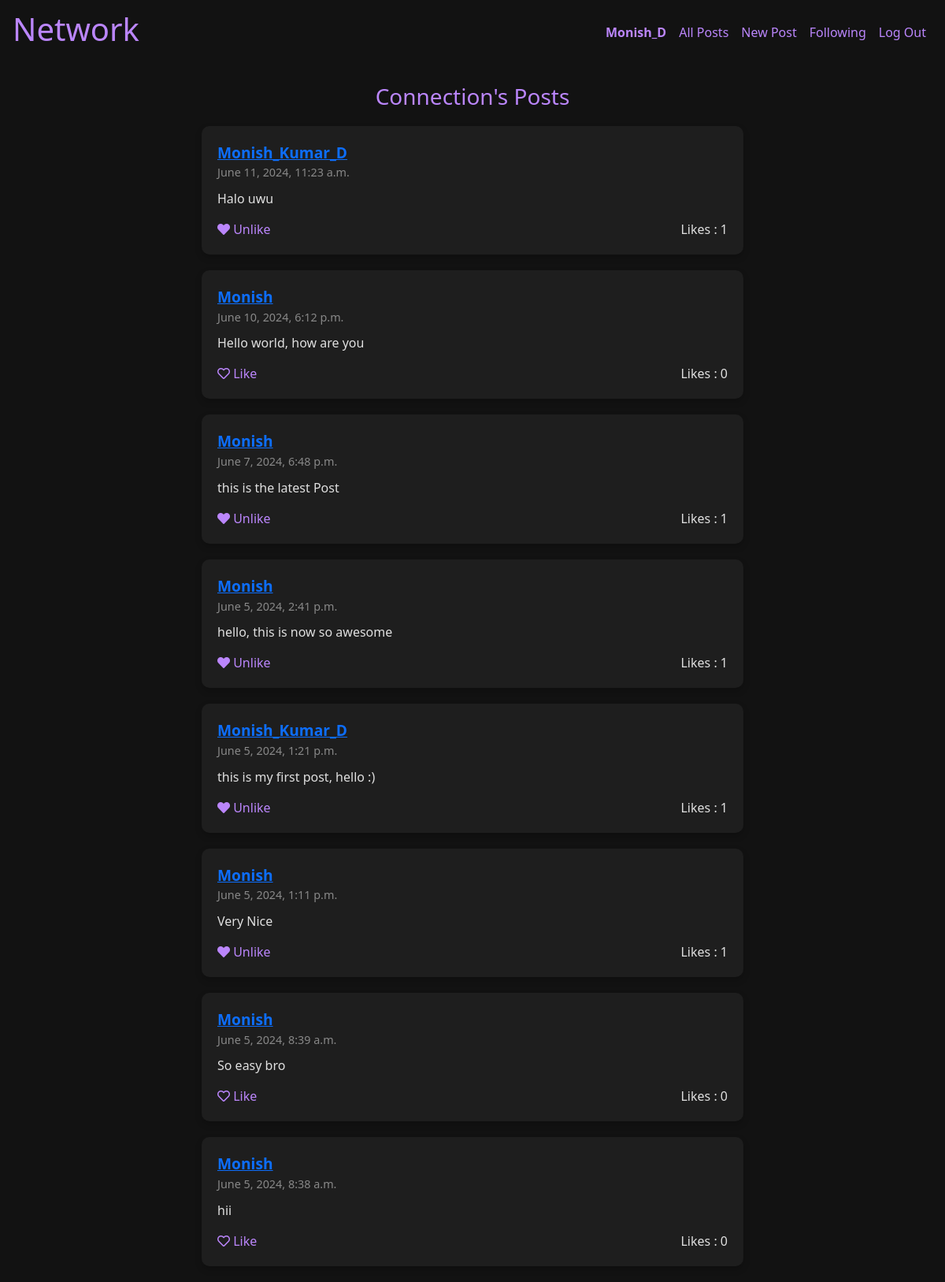
The app's page /following (signed in) with its own data.
### network/models.py (models this page shows, shortened)
class User(AbstractUser):
    pass

class Post(models.Model):
    username = models.ForeignKey(User, on_delete=models.CASCADE, related_name="author")
    content = models.TextField()
    timestamp = models.DateTimeField(auto_now_add=True)
    likes = models.ManyToManyField(User, related_name='liked_posts', through='Like')

### network/views.py (the view)
# urls.py: path("following", views.following_posts, name="following"),
def following_posts(request):
    user = request.user
    followers = Follow.objects.filter(follower=user).values_list('user_id', flat=True)
    total_posts = Post.objects.filter(username__id__in=followers).annotate(
        liked_by_user=Exists(
            Like.objects.filter(post_id=OuterRef('pk'), user=user)
        )
    ).order_by('-timestamp')
    paginator = Paginator(total_posts, 10)
    page_number = request.GET.get('page')
    page_obj = paginator.get_page(page_number)
    posts1 = paginator.get_page(page_number)
    return render(request, "network/followers.html", {"posts1": posts1, "poge_obj" : page_obj})

### network/templates/network/followers.html (shortened to what this page needs)
{% extends "network/layout.html" %}
{% block body %}
<div class="container mt-4">
    <div class="profile-header">
        <h3>Connection's Posts</h3>
    </div>
    <div class="row">
        <div class="col-lg-8 offset-lg-2">
            <div class="container">
            <ul class="list-unstyled">
                {% for post in posts1 %}
                <li class="post-card">
                    <div class="post-header">
                        <a href="{% url 'profile' post.username.id %}">{{ post.username }}</a>
                    </div>
                    <div class="post-timestamp">
                        {{ post.timestamp }}
                    </div>
                    <div class="post-content">
                        {{ post.content }}
                    </div>
                    <div class="post-footer">
                        {% if post.liked_by_user %}
                            <span class="like-button" data-id="{{ post.id }}">
                                <i class="fas fa-heart"></i> Unlike
                            </span>
                        {% else %}
                            <span class="like-button" data-id="{{ post.id }}">
                                <i class="far fa-heart"></i> Like
                            </span>
                        {% endif %}
                        <span class="like-count" id="like-count-{{ post.id }}">Likes : {{ post.likes.count }}</span>
                    </div>
                </li>
                {% endfor %}
            </ul>
        </div>
        </div>
    </div>
</div>
{% endblock %}

### network/templates/network/layout.html (shortened to what this page needs)
{% load static %}
<!DOCTYPE html>
<html lang="en">
    <head>
        <link href="https://stackpath.bootstrapcdn.com/bootstrap/4.5.2/css/bootstrap.min.css" rel="stylesheet">
        <link href="https://cdnjs.cloudflare.com/ajax/libs/font-awesome/5.15.4/css/all.min.css" rel="stylesheet">
        <link href="https://cdn.jsdelivr.net/npm/bootstrap@5.1.3/dist/css/bootstrap.min.css" rel="stylesheet">
    </head>
    <body>
        <nav class="navbar navbar-expand-lg navbar-light " style="color: #bb86fc">
            <a class="navbar-brand" href="#" style="color: #bb86fc;"><h1>Network</h1></a>
            <div class=" navbar-collapse" id="navbarNav">
              <ul class="navbar-nav ml-auto">
                {% if user.is_authenticated %}
                    <li class="nav-item" >
                        <a class="nav-link" href="{% url 'profile' user.id %}" style="color: #bb86fc;"><strong>{{ user.username }}</strong></a>
                    </li>
                {% endif %}
                <li class="nav-item">
                  <a class="nav-link" href="{% url 'index' %}" style="color: #bb86fc;">All Posts</a>
                </li>
                {% if user.is_authenticated %}
                    <li class="nav-item">
                        <a class="nav-link" href="{% url 'newpost' %}" style="color: #bb86fc;">New Post</a>
                    </li>
                    <li class="nav-item">
                        <a class="nav-link" href="{% url 'following' %}" style="color: #bb86fc;">Following</a>
                    </li>
                    <li class="nav-item">
                        <a class="nav-link" href="{% url 'logout' %}" style="color: #bb86fc;">Log Out</a>
                    </li>
                {% endif %}
              </ul>
            </div>
          </nav>
        <div class="body">
            {% block body %}
            {% endblock %}
        </div>
    </body>
</html>

### network/templates/network/layout.html (style rules this page uses)
body { background-color: #121212; color: #e0e0e0; }
.nav-item { color: white; }
.profile-header { text-align: center; margin-bottom: 20px; color: #bb86fc; }
.post-card { margin-bottom: 20px; padding: 20px; border-radius: 10px; background-color: #1e1e1e; box-shadow: 0 4px 8px rgba(0, 0, 0, 0.2); transition: all 0.3s ease; }
.post-header { font-size: 1.2em; font-weight: bold; color: #bb86fc; }
.post-timestamp { color: #888; font-size: 0.9em; }
.post-content { margin-top: 10px; font-size: 1em; }
.post-footer { margin-top: 15px; display: flex; justify-content: space-between; }
.like-button { color: #bb86fc; cursor: pointer; }
.nav-item a { color: #bb86fc; }

### records on screen
User: username "Monish_D"
Post: username "Monish_Kumar_D", timestamp "June 11, 2024, 11:23 a.m.", content "Halo uwu", likes.count "1"
Post: username "Monish", timestamp "June 10, 2024, 6:12 p.m.", content "Hello world, how are you", likes.count "0"
Post: username "Monish", timestamp "June 7, 2024, 6:48 p.m.", content "this is the latest Post", likes.count "1"
Post: username "Monish", timestamp "June 5, 2024, 2:41 p.m.", content "hello, this is now so awesome", likes.count "1"
Post: username "Monish_Kumar_D", timestamp "June 5, 2024, 1:21 p.m.", content "this is my first post, hello :)", likes.count "1"
Post: username "Monish", timestamp "June 5, 2024, 1:11 p.m.", content "Very Nice", likes.count "1"
Post: username "Monish", timestamp "June 5, 2024, 8:39 a.m.", content "So easy bro", likes.count "0"
Post: username "Monish", timestamp "June 5, 2024, 8:38 a.m.", content "hii", likes.count "0"
